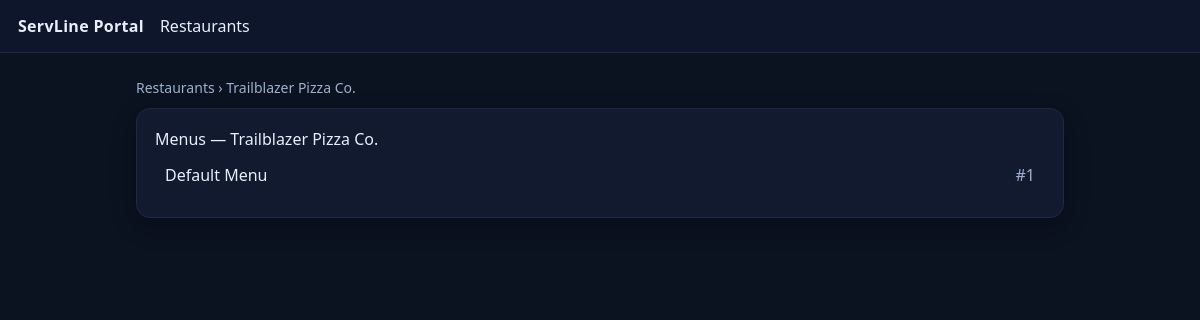
Screenshot of /restaurants/1/menus with the database file from the repository.
### tables this page shows
CREATE TABLE restaurants (
  id INTEGER PRIMARY KEY AUTOINCREMENT,
  name TEXT NOT NULL,
  phone TEXT,
  address TEXT,
  active INTEGER NOT NULL DEFAULT 1,
  created_at TEXT NOT NULL DEFAULT (datetime('now'))
);

CREATE TABLE menus (
  id INTEGER PRIMARY KEY AUTOINCREMENT,
  restaurant_id INTEGER NOT NULL,
  name TEXT NOT NULL,
  active INTEGER NOT NULL DEFAULT 1,
  created_at TEXT NOT NULL DEFAULT (datetime('now')),
  FOREIGN KEY (restaurant_id) REFERENCES restaurants(id) ON DELETE CASCADE
);

### portal/app.py (the view)
@app.get("/restaurants/<int:rest_id>/menus")
def menus_page(rest_id):
    with db_connect() as conn:
        rest = conn.execute(
            "SELECT * FROM restaurants WHERE id=?", (rest_id,)
        ).fetchone()
        menus = conn.execute(
            "SELECT * FROM menus WHERE restaurant_id=? AND active=1 ORDER BY id",
            (rest_id,),
        ).fetchall()
    if not rest:
        abort(404)
    return render_template("menus.html", restaurant=rest, menus=menus)

### portal/app.py (called while the page is built)
def db_connect():
    conn = sqlite3.connect(DB_PATH)
    conn.row_factory = sqlite3.Row
    return conn

### portal/templates/menus.html (shortened to what this page needs)
{% extends "base.html" %}
{% block content %}
  <p class="crumbs"><a href="/restaurants">Restaurants</a> › {{ restaurant.name }}</p>
  <div class="card">
    <h1>Menus — {{ restaurant.name }}</h1>
    <ul class="list">
      {% for m in menus %}
        <li class="row">
          <div><a href="/menus/{{ m.id }}/items">{{ m.name }}</a></div>
          <div class="muted">#{{ m.id }}</div>
        </li>
      {% endfor %}
    </ul>
  </div>
{% endblock %}

### portal/templates/base.html (style rules this page uses)
:root { --bg:#0b1220; --panel:#111a2f; --ink:#e8eefc; --muted:#9fb0d1; --line:#1f2a44; }
* { box-sizing: border-box; }
html,body { height:100%; margin:0; font-family:system-ui,-apple-system,Segoe UI,Roboto,Helvetica,Arial,sans-serif; background:var(--bg); color:var(--ink); }
a { color:#b7cdfb; text-decoration:none; }
.card { background:var(--panel); border:1px solid var(--line); border-radius:14px; padding:18px; box-shadow:0 8px 24px rgba(0,0,0,.25); }
.list { margin:0; padding:0; list-style:none; }
.row { display:flex; align-items:center; justify-content:space-between; padding:12px 10px; border-bottom:1px dashed var(--line); }
.row:last-child { border-bottom:none; }
.crumbs { color:var(--muted); margin:0 0 10px; font-size:14px; }
h1,h2 { margin:0 0 10px; }
.muted { color:var(--muted); }

### rows the page displays
restaurants: name "Trailblazer Pizza Co."
menus: name "Default Menu", id "1"
